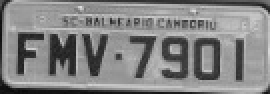
#> input picture Images/extracted/0_extracted.jpg, 135 x 47 px, given in place of 17_extracted.jpg, which was not available (shown 2 times larger)
$ python Projection.py
#> lines starting #> are read from the running program, lines starting #| are printed output that depends on the picture; after the words box and inside, x2 and y2 are one past the last pixel; in counts of white or black regions, pixels touching at a corner belong together; pictures that were not available may be replaced by others from this repository, and a replacement may not be noted
import glob
import cv2
import numpy as np
import matplotlib.pyplot as plt
import matplotlib.patches as patches
import operator

diretorio = 'Images/extracted/'           # Images Directory
files = glob.glob(diretorio+'*.jpg');     # Put all images into a list

plate = diretorio+'17_extracted.jpg'       # Name of the current image being processed
img = cv2.imread(plate)
#> img is the input picture: shape (47, 135, 3); min 10, max 223, mean 131.9
img_grayscale = cv2.cvtColor(img, cv2.COLOR_BGR2GRAY)        # Turn plate image into grayscale

(thresh, im_bw) = cv2.threshold(img_grayscale, 128, 255, cv2.THRESH_BINARY | cv2.THRESH_OTSU) # Binarization
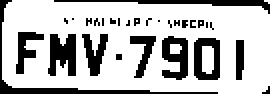
#> im_bw: shape (47, 135) (shown 2 times larger); 73.5% white; 29 black regions (20 under 20 px), largest, box (x1, y1, x2, y2) and area: (0, 0, 109, 47) 297, (24, 17, 38, 38) 217, (27, 0, 135, 7) 208
#> thresh = 108

im_bw = 1-im_bw

vertical_projection = np.sum(im_bw,axis=0,dtype=np.uint16)      # Array with sum of collumns
#> vertical_projection = 135 values, max 91 at index 6, min 47 at index 0, mean 81.53
horizontal_projection = np.sum(im_bw,axis = 1,dtype=np.uint16)  # Array with sum of lines
#> horizontal_projection = 47 values, max 269 at index 15, min 157 at index 46, mean 234.2

#print(vertical_projection)

########################### PLOTS VERTICAL AND HORIZONTAL PROJECTION ############################################
#plt.figure(1)
#plt.plot(1-vertical_projection)

x = np.arange(0, len(horizontal_projection),1)
#> x = 47 values from 0 to 46
#plt.figure(2)
#plt.plot(1-horizontal_projection, x)
#plt.show()
############################ DEFINE VALLEYS POSITIONS ###############################################

square = np.array([2**16] * len(vertical_projection))
#> square = 135 values from 65536 to 65536
valley_position_vert = [];                                      # Save the valleys positions
mean = np.mean(vertical_projection)
#> mean = 81.53
mean_plot = np.mean(vertical_projection)
#> mean_plot = 81.53
mean_plot = mean_plot*1.05
#> mean_plot = 85.61
mean_array = np.array(([mean_plot]) * len(vertical_projection))
#> mean_array = 135 values from 85.61 to 85.61
status = 1
dict_samples = {}

for i in range(0, len(vertical_projection)):
    if(status == 1):    # Must verify if the current sample is below average
        if(vertical_projection[i] > mean*1.05):
            dict_samples.update({i:vertical_projection[i]})

        elif(bool(dict_samples) == True):
            pos = max(dict_samples.items(), key=operator.itemgetter(1))[0]
            val = max(dict_samples.items(), key=operator.itemgetter(1))[1]
            valley_position_vert.append(pos)
            square[pos] -= val
            dict_samples.clear()
            status = 0
        else:
            status = 0
    elif(status == 0):
        if(vertical_projection[i] > mean):
            status = 1
#> this loop made 135 passes
#> (pos, val, status) on passes 10, 26, 43, 60, 68, 82, 98, 119: (6, 91, 0), (22, 91, 0), (39, 91, 0), (54, 91, 0), (61, 91, 0), (78, 91, 0), (96, 89, 0), (111, 91, 0)
#> status on passes 1, 3, 14, 15, 16, 17: 0, 1, 1, 0, 1, 0
#> after the loop, dict_samples = 0 items; pos = 123; square = 135 values, max 65536 at index 0, min 65445 at index 6, mean 65529.9; status = 0; val = 91; valley_position_vert = [6, 22, 39, 54, 61, 78, 96, 111, 123]

print(valley_position_vert)
#| [6, 22, 39, 54, 61, 78, 96, 111, 123]
#plt.figure(1)
#plt.plot(vertical_projection, 'b',mean_array, 'g--')

# Repeat same procedure for the horizontal projection
#square = np.array([2**16] * len(vertical_projection))
valley_position_hor = [];                                      # Save the valleys positions
mean = np.mean(horizontal_projection)
#> mean = 234.2
mean_plot = np.mean(1-horizontal_projection)
#> mean_plot = 65302.8

mean_array_hor = np.array([mean_plot] * len(horizontal_projection))
#> mean_array_hor = 47 values from 65302.8 to 65302.8
#plt.plot(1-horizontal_projection, 'b',mean_array_hor, 'g--')
plt.show()

status = 0
dict_samples.clear()

for i in range(0, len(horizontal_projection)):
    if(status == 1):    # Must verify if the current sample is below average
        if(horizontal_projection[i] > mean):
            dict_samples.update({i:horizontal_projection[i]})
        elif(bool(dict_samples) == True):       # Verify if dictionary is not empty
            pos = max(dict_samples.items(), key=operator.itemgetter(1))[0]
            valley_position_hor.append(pos)
            dict_samples.clear()
            status = 0
        else:
            status = 0
    elif(status == 0):
        if(horizontal_projection[i] > mean):
            status = 1
#> this loop made 47 passes
#> (pos, status) on passes 19, 45: (15, 0), (40, 0)
#> after the loop, pos = 40; status = 0; valley_position_hor = [15, 40]

print(valley_position_hor)
#| [15, 40]
######################################### CROP IMAGE ###########################################################
fig,ax = plt.subplots(1)

#print(valley_position_hor)
pos = len(valley_position_hor)-1
#> pos = 1
start_h = pos - 1
#> start_h = 0
diff_vert = valley_position_hor[pos] - valley_position_hor[start_h]
#> diff_vert = 25
cont = 1
while(diff_vert < 10):
    if(len(valley_position_hor) > 1+cont):
        diff_vert = valley_position_hor[pos] - valley_position_hor[pos-cont-1]
        start_h = pos-cont-1
        cont+=1
    else:
        break
#> this loop made 0 passes
#> after the loop, cont = 1
for i in range(0, len(valley_position_vert)-1):

    diff_hor = valley_position_vert[i+1] - valley_position_vert[i]
    # Always put the sqyuare in the image
    rect = patches.Rectangle((valley_position_vert[i], valley_position_hor[start_h]),diff_hor,diff_vert,linewidth=2,edgecolor='r',facecolor='none')
    ax.add_patch(rect)  # ADD rectangle to image
    if(diff_hor < 11 and i < len(valley_position_vert)-1):
        # If diff_hor don't correspond to a valid space between valley, put another square
        diff_hor = valley_position_vert[i+1] - valley_position_vert[i]
        rect = patches.Rectangle((valley_position_vert[i], valley_position_hor[len(valley_position_hor)-2]),diff_hor,diff_vert,linewidth=2,edgecolor='r',facecolor='none')
        ax.add_patch(rect)  # ADD rectangle to image
#> this loop made 8 passes
diff_hor = len(img[0]) - valley_position_vert[len(valley_position_vert)-1]
rectF = patches.Rectangle((valley_position_vert[len(valley_position_vert)-1], valley_position_hor[start_h]),diff_hor,diff_vert,linewidth=2,edgecolor='r',facecolor='none')
ax.add_patch(rectF)

ax.imshow(img)                  # Show plate
plt.show()
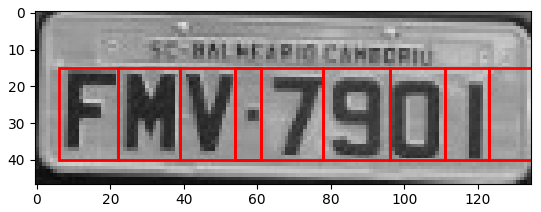
#> figure drawn by matplotlib, 1 panel

$ run again, on Images/extracted/13_extracted.jpg
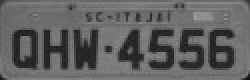
#> input picture Images/extracted/13_extracted.jpg, 125 x 40 px, given in place of 17_extracted.jpg, which was not available (shown 2 times larger)
#> img is the input picture: shape (40, 125, 3); min 16, max 160, mean 96.6
#> `(thresh, im_bw) = cv2.threshold(img_grayscale, 128, 255, cv2.THRESH_BI..`:
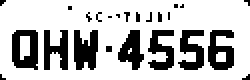
#> im_bw: shape (40, 125) (shown 2 times larger); 74.7% white; 24 black regions (17 under 20 px), largest, box (x1, y1, x2, y2) and area: (6, 15, 19, 35) 186, (37, 15, 49, 35) 186, (104, 15, 117, 35) 173
#> thresh = 80
#> vertical_projection = 125 values, max 80 at index 3, min 55 at index 68, mean 69.87
#> horizontal_projection = 40 values, max 250 at index 5, min 168 at index 24, mean 218.3
#> x = 40 values from 0 to 39
#> `square = np.array([2**16] * len(vertical_projection))`: square = 125 values from 65536 to 65536
#> `mean = np.mean(vertical_projection)`: mean = 69.87
#> `mean_plot = mean_plot*1.05`: mean_plot = 73.37
#> mean_array = 125 values from 73.37 to 73.37
#> the loop `for i in range(0, len(vertical_projection)):` made 125 passes
#> (pos, val, status) on passes 7, 23, 31, 38, 61, 76, 91, 105: (3, 80, 0), (20, 80, 0), (26, 77, 0), (36, 80, 0), (51, 80, 0), (72, 80, 0), (89, 79, 0), (103, 80, 0)
#> after the loop `for i in range(0, len(vertical_projection)):`: dict_samples = {118: 80, 119: 80, 120: 80, 121: 79, 122: 78, 123: 77, 124: 74}; pos = 103; square = 125 values, max 65536 at index 0, min 65456 at index 3, mean 65530.9; status = 1; val = 80; valley_position_vert = [3, 20, 26, 36, 51, 72, 89, 103]
#| [3, 20, 26, 36, 51, 72, 89, 103]
#> `mean = np.mean(horizontal_projection)`: mean = 218.3
#> `mean_plot = np.mean(1-horizontal_projection)`: mean_plot = 65318.7
#> mean_array_hor = 40 values from 65318.7 to 65318.7
#> the loop `for i in range(0, len(horizontal_projection)):` made 40 passes
#> (pos, status) on pass 16: (5, 0)
#> after the loop `for i in range(0, len(horizontal_projection)):`: dict_samples = {36: 250, 37: 248, 38: 247, 39: 243}; pos = 5; status = 1; valley_position_hor = [5]
#| [5]
#> `pos = len(valley_position_hor)-1`: pos = 0
#> start_h = -1
#> diff_vert = 0
#> the loop `while(diff_vert < 10):` made 1 pass
#> after the loop `while(diff_vert < 10):`: cont = 1
#> the loop `for i in range(0, len(valley_position_vert)-1): ` made 7 passes
#> `diff_hor = len(img[0]) - valley_position_vert[len(valley_position_vert..`: diff_hor = 22
#> `plt.show()`:
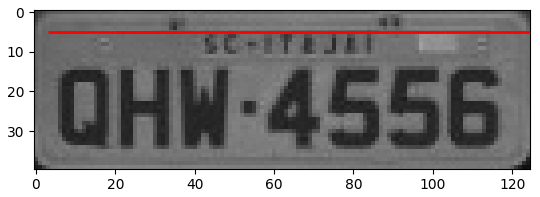
#> figure drawn by matplotlib, 1 panel

$ run again, on Images/extracted/14_extracted.jpg
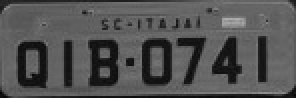
#> input picture Images/extracted/14_extracted.jpg, 148 x 49 px, given in place of 17_extracted.jpg, which was not available (shown 2 times larger)
#> img is the input picture: shape (49, 148, 3); min 6, max 176, mean 82.5
#> `(thresh, im_bw) = cv2.threshold(img_grayscale, 128, 255, cv2.THRESH_BI..`:
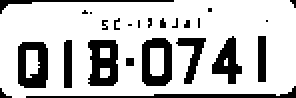
#> im_bw: shape (49, 148) (shown 2 times larger); 76.5% white; 25 black regions (16 under 20 px), largest, box (x1, y1, x2, y2) and area: (44, 20, 59, 43) 261, (9, 21, 24, 44) 251, (71, 19, 86, 43) 241
#> thresh = 63
#> vertical_projection = 148 values, max 97 at index 138, min 68 at index 82, mean 86.51
#> horizontal_projection = 49 values, max 296 at index 7, min 155 at index 48, mean 261.3
#> x = 49 values from 0 to 48
#> `square = np.array([2**16] * len(vertical_projection))`: square = 148 values from 65536 to 65536
#> `mean = np.mean(vertical_projection)`: mean = 86.51
#> `mean_plot = mean_plot*1.05`: mean_plot = 90.83
#> mean_array = 148 values from 90.83 to 90.83
#> the loop `for i in range(0, len(vertical_projection)):` made 148 passes
#> (pos, val, status) on passes 10, 33, 46, 72, 89, 93, 108: (6, 96, 0), (25, 96, 0), (37, 96, 0), (60, 96, 0), (87, 95, 0), (90, 92, 0), (103, 96, 0)
#> after the loop `for i in range(0, len(vertical_projection)):`: dict_samples = 0 items; pos = 138; square = 148 values, max 65536 at index 0, min 65439 at index 138, mean 65530.2; status = 0; val = 97; valley_position_vert = [6, 25, 37, 60, 87, 90, 103, 121, 138]
#| [6, 25, 37, 60, 87, 90, 103, 121, 138]
#> `mean = np.mean(horizontal_projection)`: mean = 261.3
#> `mean_plot = np.mean(1-horizontal_projection)`: mean_plot = 65275.7
#> mean_array_hor = 49 values from 65275.7 to 65275.7
#> the loop `for i in range(0, len(horizontal_projection)):` made 49 passes
#> (pos, status) on passes 21, 48: (7, 0), (44, 0)
#> after the loop `for i in range(0, len(horizontal_projection)):`: pos = 44; status = 0; valley_position_hor = [7, 44]
#| [7, 44]
#> `pos = len(valley_position_hor)-1`: pos = 1
#> start_h = 0
#> diff_vert = 37
#> after the loop `while(diff_vert < 10):`: cont = 1
#> the loop `for i in range(0, len(valley_position_vert)-1): ` made 8 passes
#> `diff_hor = len(img[0]) - valley_position_vert[len(valley_position_vert..`: diff_hor = 10
#> `plt.show()`:
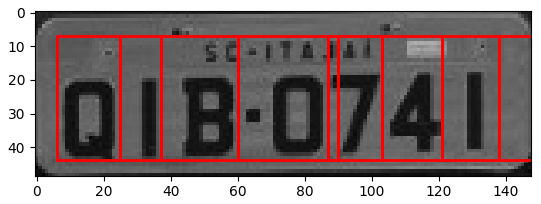
#> figure drawn by matplotlib, 1 panel
